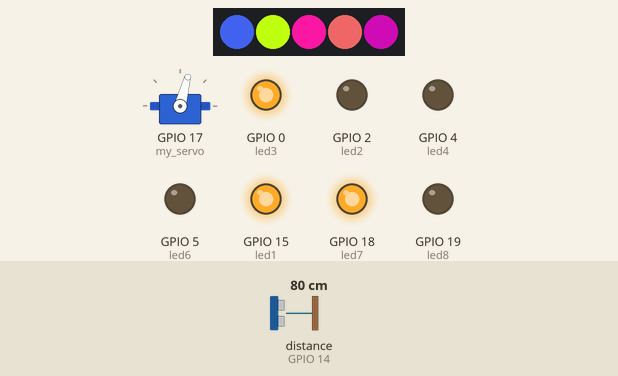
Recording of a program running on a simulated ESP32 board running MicroPython. Shown: 5 RGB LEDs in strip order, left to right, servo, output pins drawn as LEDs (lit = HIGH). The test bench sets the inputs (shaded band); at power-on: distance to the obstacle (sensor on GPIO 14) 80 cm. The echo pulse lasts 58.3 µs per cm; random numbers come from a fixed seed; pins used as bus, display or sensor lines are not drawn.

Above: at 1.2 s.
1.3 s: distance to the obstacle (sensor on GPIO 14) set to 22 cm
3.0 s: distance to the obstacle (sensor on GPIO 14) set to 18 cm
At 4.3 s:
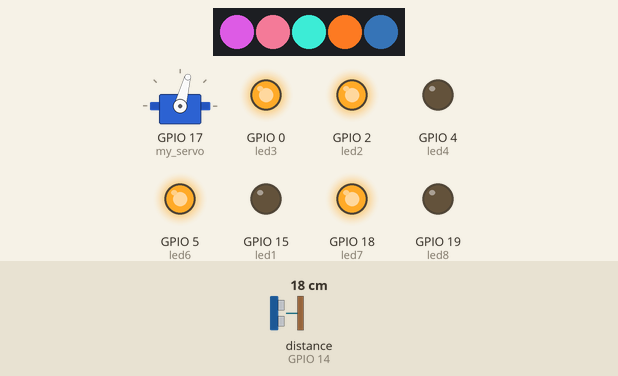
4.6 s: distance to the obstacle (sensor on GPIO 14) set to 35 cm
At 4.78 s:
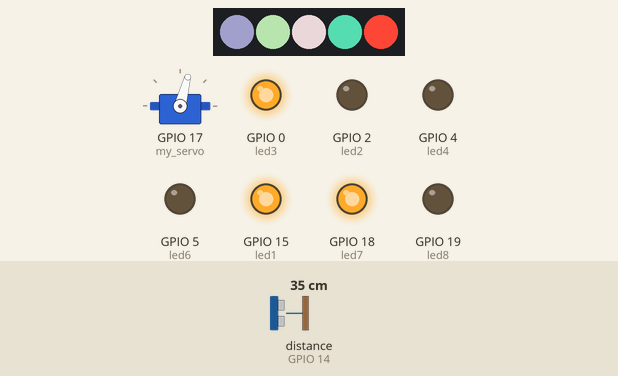
6.4 s: distance to the obstacle (sensor on GPIO 14) set to 2 cm
At 7.2 s:
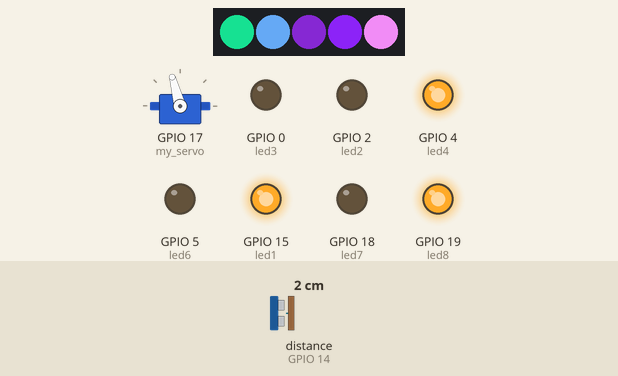
8.0 s: distance to the obstacle (sensor on GPIO 14) set to 60 cm
At 8.16 s:
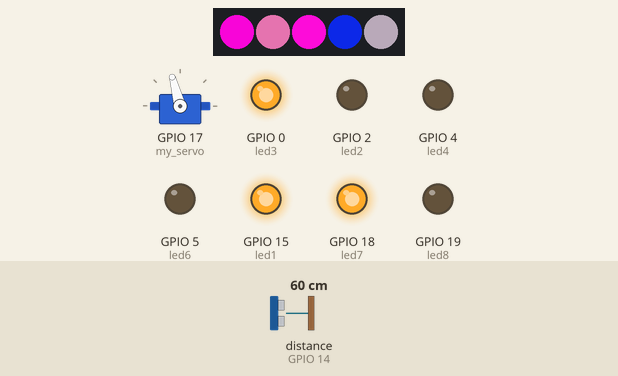
9.8 s: distance to the obstacle (sensor on GPIO 14) set to 120 cm
Timing chart, 0 to 14.4 s (numbered marks = the images above; inputs shaded):
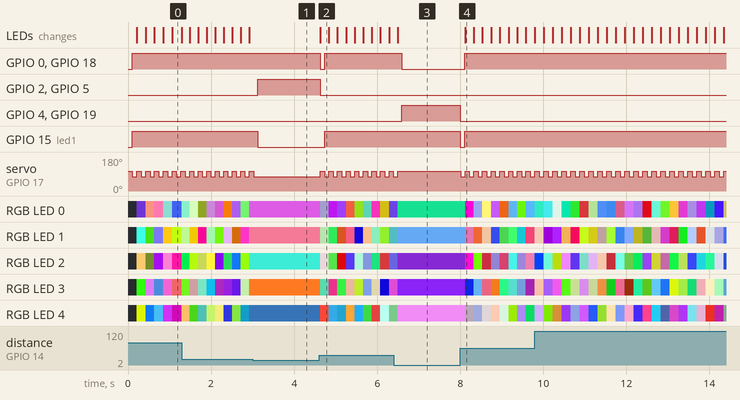

The program:

_____.py
```python
#接线：(IR)-->(14)
#接线： WS-->(27)
'''
Pin15、2、0、4、17、5、18、19依次控制左前、右前、左后、右后轮正、反转
SR04:trigger-->12 echo-->14  舵机:橙色(信号线)-->(17)
'''
#导入Pin模块
from machine import Pin
from neopixel import NeoPixel
import time
from machine import Timer
import random
from hcsr04 import HCSR04
from servo import Servo

#定义HCSR04控制对象
hcsr04=HCSR04(trigger_pin=12, echo_pin=14)
#定义SG90舵机控制对象
my_servo = Servo(Pin(17))

pin=13
rgb_num=5
rgb_led=NeoPixel(Pin(pin,Pin.OUT),rgb_num)

led1=Pin(15,Pin.OUT)#构建led1对象，GPIO15输出
led2=Pin(2,Pin.OUT)
led3=Pin(0,Pin.OUT)
led4=Pin(4,Pin.OUT)
led5=Pin(17,Pin.OUT)
led6=Pin(5,Pin.OUT)
led7=Pin(18,Pin.OUT)
led8=Pin(19,Pin.OUT)

def wheels(d,e,f,g,h,i,j,k) :
    led1.value(d)
    led2.value(e)
    led3.value(f)
    led4.value(g)
    led5.value(h)
    led6.value(i)
    led7.value(j)
    led8.value(k)

while True:
    my_servo.write_angle(105)
    distance=hcsr04.distance_cm()
    time.sleep_ms(100)
    if distance>20 :
          wheels(1,0,1,0,1,0,1,0)
    elif distance<=20 :
       while True :
          wheels(1,0,0,1,1,0,0,1)
          time.sleep_ms(100)
          wheels(0,0,0,0,0,0,0,0)
          distance=hcsr04.distance_cm()
          if distance>20 :
              break
    my_servo.write_angle(75)
    distance=hcsr04.distance_cm()
    time.sleep_ms(100)
    if distance>20 :
          wheels(1,0,1,0,1,0,1,0)
    if distance<=20 :
       while True :
          wheels(0,1,1,0,0,1,1,0)
          time.sleep_ms(50)
          wheels(0,0,0,0,0,0,0,0)
          distance=hcsr04.distance_cm()
          if distance>20 :
              break
    for i in range(rgb_num):
        a=random.randint(0,255)
        b=random.randint(0,255)
        c=random.randint(0,255)
        rgb_led[i]=(a, b, c)
        rgb_led.write()
```

Measured:
- the behaviour switches between 21 and 20 cm on distance to the obstacle (sensor on GPIO 14) (found by bisection; images 0 and 1)
- after the input at 3.0 s, GPIO 2 (led2), GPIO 5 (led6): LOW → HIGH after 0.12 s; GPIO 15 (led1): HIGH → LOW after 0.12 s
- after the input at 4.6 s, GPIO 0 (led3): HIGH → LOW at once, → HIGH 0.11 s later; GPIO 2 (led2): HIGH → LOW at once
- after the input at 6.4 s, GPIO 0 (led3), GPIO 18 (led7): HIGH → LOW after 0.19 s; GPIO 4 (led4), GPIO 19 (led8): LOW → HIGH after 0.19 s
- after the input at 8.0 s, GPIO 0 (led3): LOW → HIGH after 0.11 s; GPIO 4 (led4): HIGH → LOW at once
- by itself, servo on GPIO 17 (my_servo): alternates 105° for 0.10 s and 75° for 0.10 s
